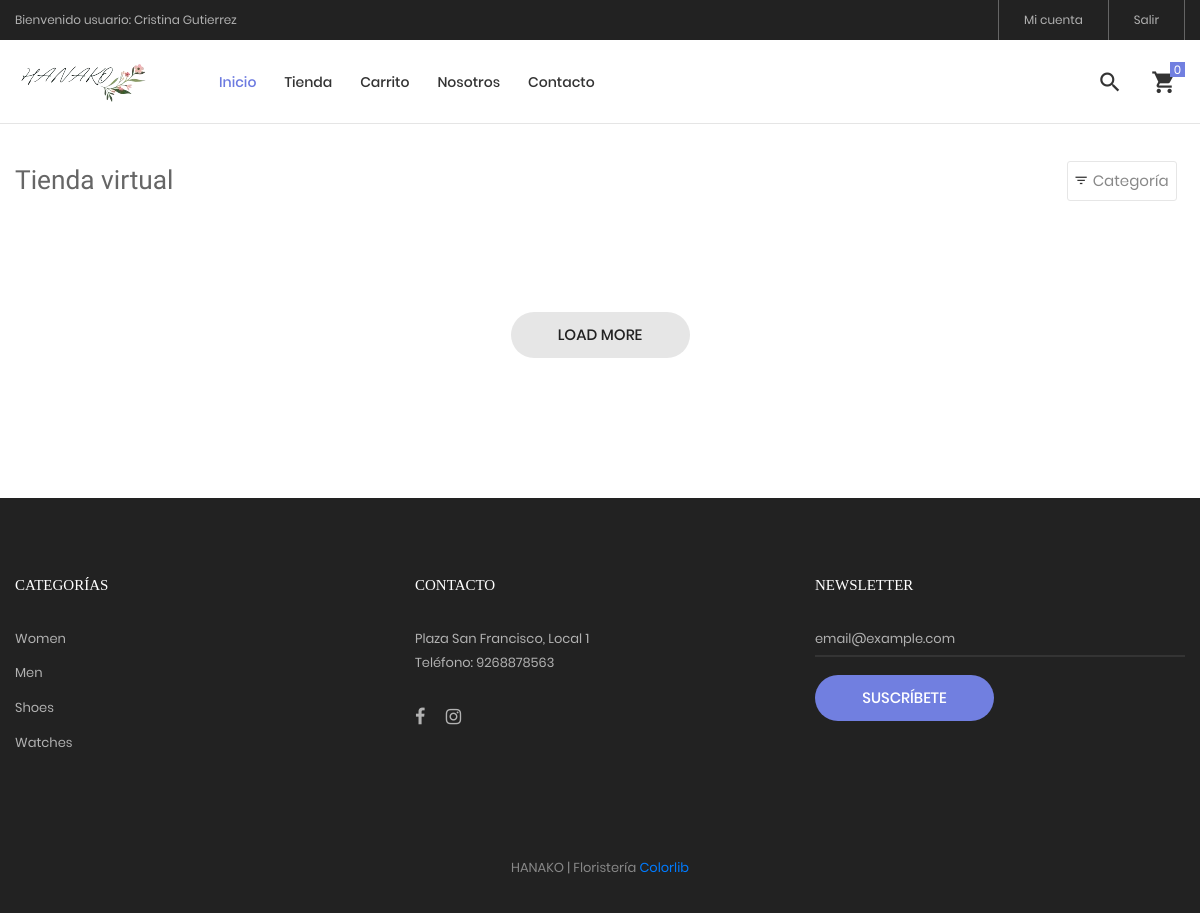
The page /tienda on the database as committed earlier.
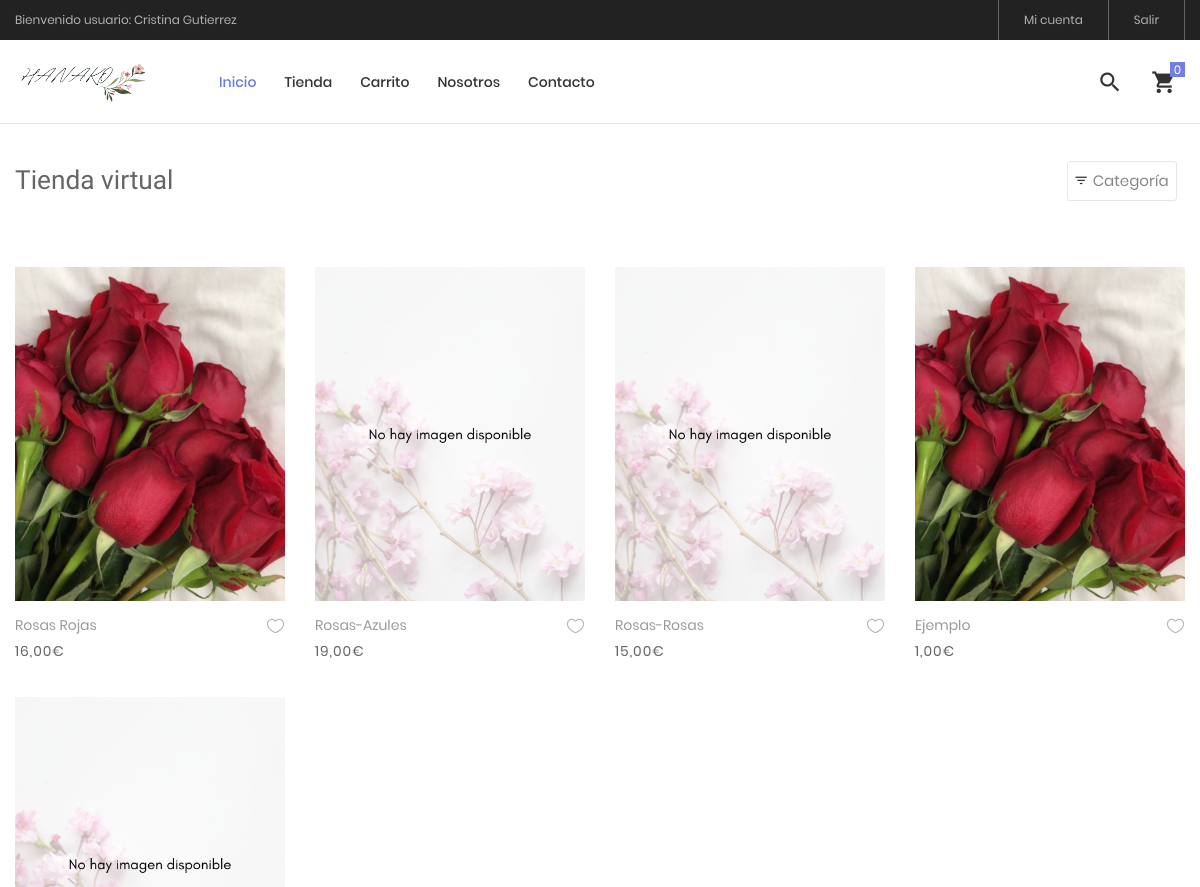
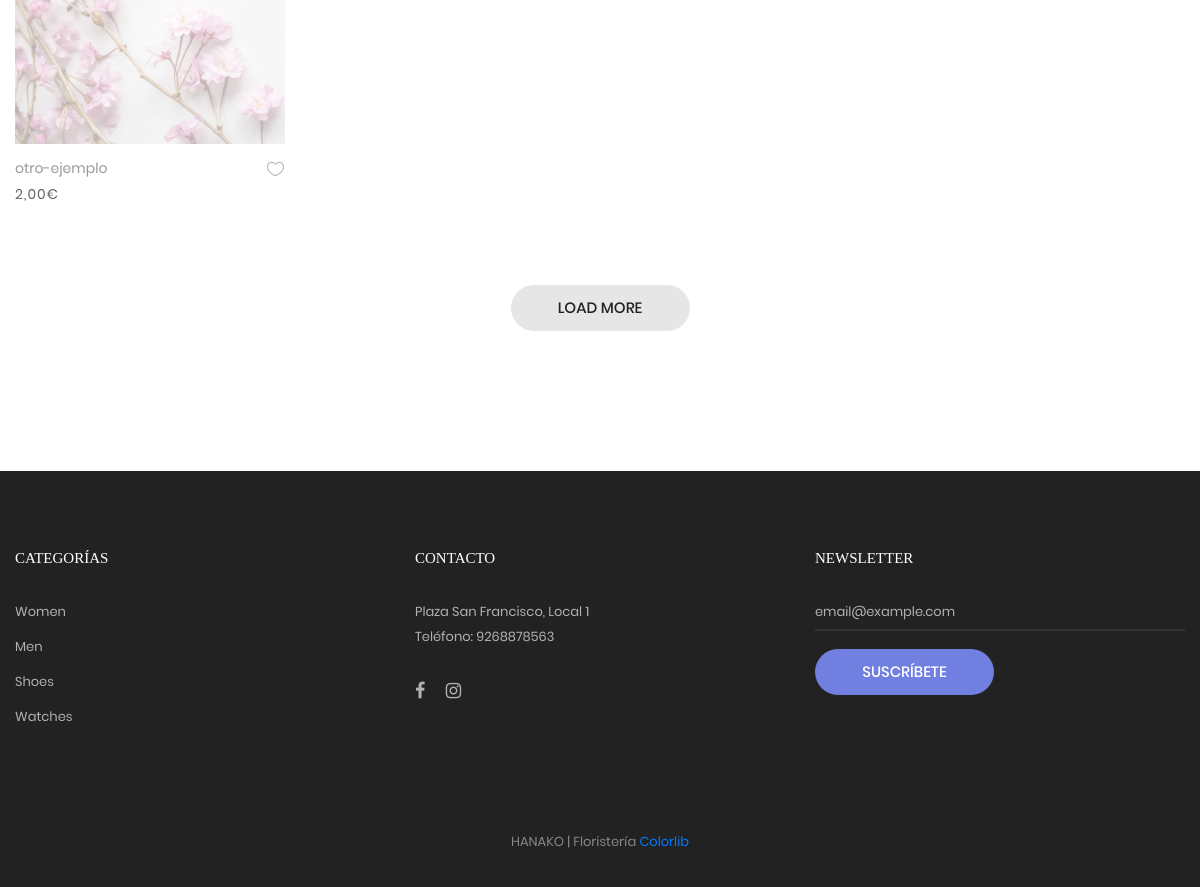
The same page on the database as committed later (2 pictures, top to bottom).
### tables this page shows
CREATE TABLE `producto` (
  `idproducto` bigint(20) NOT NULL,
  `categoriaid` bigint(20) NOT NULL,
  `nombre` varchar(255) NOT NULL,
  `descripcion` text NOT NULL,
  `precio` decimal(11,2) NOT NULL,
  `stock` int(11) NOT NULL,
  `imagen` varchar(100) NOT NULL,
  `datecreated` datetime NOT NULL DEFAULT current_timestamp(),
  `ruta` varchar(255) NOT NULL,
  `status` int(11) NOT NULL DEFAULT 1
);

### Libraries/Core/Views.php (called while the page is built)
<?php
class Views
{
    function getView($controller, $view, $data = "")
    {
        $controller = get_class($controller);
        if ($controller == "Home") {
            $view = "Views/" . $view . ".php";
        } else {
            $view = "Views/" . $controller . "/" . $view . ".php";
        }
        require_once($view);
    }
}

### Controllers/Tienda.php (called while the page is built, shortened)
<?php
require_once("Models/TProducto.php");
class Tienda extends Controllers
{
    public function tienda($parems)
    {
        $data['page_tag'] = "HANAKO";
        $data['page_title'] = "Tienda virtual";
        $data['page_name'] = "tienda";
        $data['productos'] = $this->getProductosT();
        $this->views->getView($this, "tienda", $data);
    }
}

### index.php (called while the page is built, shortened)
<?php
require_once("Helpers/Helpers.php");
require_once("Libraries/Core/Load.php");

### Libraries/Core/Mysql.php (called while the page is built, shortened)
<?php
class Mysql extends Conexion
{
    private $conexion;
    public function __construct()
    {
        $this->conexion = new Conexion();
        $this->conexion = $this->conexion->connect();
    }
    public function select_all(string $query)
    {
        $this->strquery = $query;
        $result = $this->conexion->prepare($this->strquery);
        $result->execute();
        $data = $result->fetchAll(PDO::FETCH_ASSOC);
        return $data;
    }
}

### Libraries/Core/Conexion.php (called while the page is built)
<?php
class Conexion
{
    private \PDO $connect;
    public function __construct()
    {
        $connectionString = "mysql:host=" . DB_HOST . ";dbname=" . DB_NAME . ";charset=" . DB_CHARSET;
        try {
            $this->connect = new PDO($connectionString, DB_USER, DB_PASSWORD);
            $this->connect->setAttribute(PDO::ATTR_ERRMODE, PDO::ERRMODE_EXCEPTION);
        } catch (PDOException $e) {
            $this->connect = "Error de conexion";
            echo "ERROR: " . $e->getMessage();
        }
    }
    public function connect()
    {
        return $this->connect;
    }
}

### Models/TProducto.php (called while the page is built, shortened)
<?php
require_once("Libraries/Core/Mysql.php");
trait TProducto
{
    public function getProductosT()
    {
        $this->con = new Mysql();
        $sql = "SELECT p.idproducto,
                        p.nombre,
                        p.descripcion,
                        p.categoriaid,
                        c.nombre as categoria,
                        p.precio,
                        p.stock,
                        p.ruta,
                        p.status
                FROM producto p
                INNER JOIN categoria c
                ON p.categoriaid = c.idcategoria";
        $request = $this->con->select_all($sql);
        if (count($request) > 0) {
            for ($i = 0; $i < count($request); $i++) {
                $intIdProducto = $request[$i]['idproducto'];
                $sqlImg = "SELECT img
                FROM imagen
                WHERE productoid = $intIdProducto";
                $arrImg = $this->con->select_all($sqlImg);
                if (count($arrImg) > 0) {
                    for ($j = 0; $j < count($arrImg); $j++) {
                        $arrImg[$j]['url_image'] =  media() . "/images/uploads/" . $arrImg[$j]["img"];
                    }
                }
                $request[$i]['images'] = $arrImg;
            }
        }
        return $request;
    }
}

### Helpers/Helpers.php (called while the page is built, shortened)
<?php
function base_url()
{
    return BASE_URL;
}
function media()
{
    return BASE_URL . "/Assets";
}
function formatMoney($cantidad)
{
    $cantidad = number_format($cantidad, 2, SPD, SPM);
    return $cantidad;
}

### Views/Tienda/tienda.php (the view, shortened to what the changed rows need)
<?php
$arrProductos = $data['productos'];
?>
<br><br><br>
<div class="bg0 m-t-23 p-b-140">
    <div class="container">
        <div class="row isotope-grid">
            <?php
            for ($i = 0; $i < count($arrProductos); $i++) {
                $ruta = $arrProductos[$i]['ruta'];
                if (count($arrProductos[$i]['images'])) {
                    $portada = $arrProductos[$i]['images'][0]['url_image'];
                } else {
                    $portada = media() . '/images/uploads/no_producto.png';
                }
            ?>
                <div class="col-sm-6 col-md-4 col-lg-3 p-b-35 isotope-item women">
                    <div class="block2">
                        <div class="block2-pic hov-img0">
                            <img src="<?= $portada ?>" alt="<?= $arrProductos[$i]['nombre'] ?>">
                        </div>
                        <div class="block2-txt flex-w flex-t p-t-14">
                            <div class="block2-txt-child1 flex-col-l ">
                                <a href="<?= base_url() . "/tienda/producto/" . $arrProductos[$i]['idproducto'] . "/" . $ruta ?>" class="stext-104 cl4 hov-cl1 trans-04 js-name-b2 p-b-6">
                                    <?= $arrProductos[$i]['nombre'] ?>
                                </a>
                                <span class="stext-105 cl3">
                                    <?= formatMoney($arrProductos[$i]['precio']) . SMONEY  ?>
                                </span>
                            </div>
                            <div class="block2-txt-child2 flex-r p-t-3">
                                <a href="<?= base_url() . "/tienda/producto/" . $arrProductos[$i]['idproducto'] . "/" . $ruta ?>" class="btn-addwish-b2 dis-block pos-relative js-addwish-b2">
                                    <img class="icon-heart1 dis-block trans-04" src="<?= media(); ?>/tienda/images/icons/icon-heart-01.png" alt="ICON">
                                </a>
                            </div>
                        </div>
                    </div>
                </div>
            <?php
            }
            ?>
        </div>
    </div>
</div>

Rows that differ between the two databases and show on the page:
added producto: nombre "Rosas Rojas", precio "16,00"
added producto: nombre "Rosas-Azules", precio "19,00"
added producto: nombre "Rosas-Rosas", precio "15,00"
added producto: nombre "Ejemplo", precio "1,00"
added producto: nombre "otro-ejemplo", precio "2,00"
